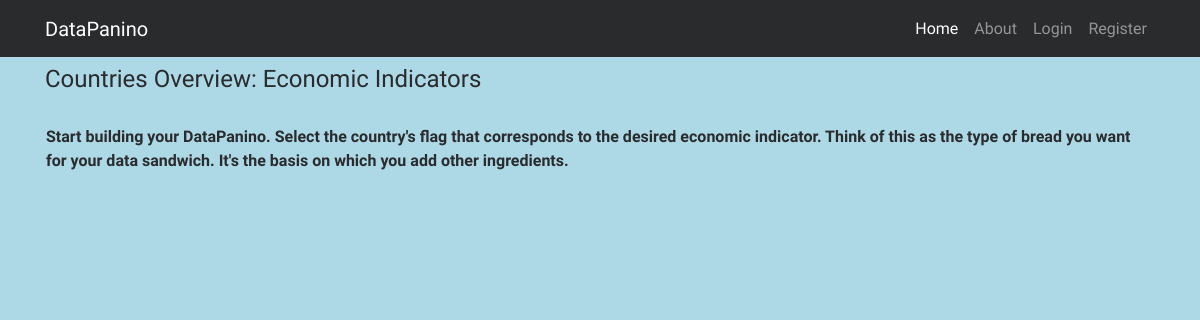
The page /country_overview/ on the database as committed earlier.
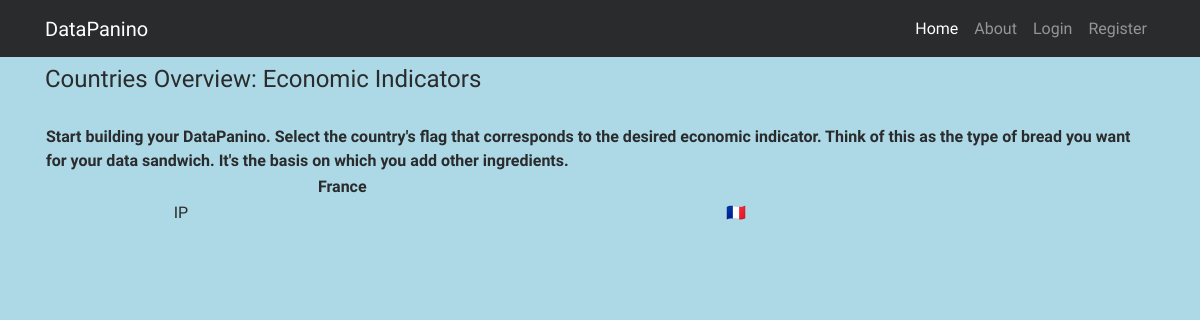
The same page on the database as committed later.
### analytics/models.py (models this page shows, shortened)
class Country(models.Model):
    name = models.CharField(max_length=100)
    slug = models.SlugField(max_length=100)
    code = models.CharField(max_length=2)
    flag = models.CharField(max_length=5, null=True, blank=True)    #TODO: Verify this works; or use a models. structure?
    def __str__(self):
        return self.name

### analytics/views.py (the view)
# urls.py: url(r'^country_overview/$', list_country_composite, name='composite'),  # see 'def list_country_composite in views.
def list_country_composite(request):
    countries = sorted(Country.objects.all(), key=lambda c: c.name)
    composite = set(EconomicSnapshot.objects.all().values_list('country__name', 'type', 'country__flag'))
    indicators = OrderedDict()
    for snapshot in composite:
        indicator = snapshot[1]
        try:
            indicators[indicator].append(snapshot)
        except KeyError:
            indicators[indicator] = [snapshot]  # Def by negation: Finds first instance of loop variable, then repeats.
    ordered_indicators = [(name, sorted(data)) for name, data in indicators.items()]
    context = {'countries': countries,
               'ordered_indicators': ordered_indicators}  # Key: 'ordered_indicators'; only changes the param in the template
    return render(request, "mastergrid.html", context)

### templates/mastergrid.html (shortened to what this page needs)
{% extends "base.html" %}
{% load static %}
{% block content %}
    <table class="table_mastergrid">
	    <thead>
            <tr>
                 <H4>Countries Overview: Economic Indicators</H4><br/>
                <th colspan="8">
                    Start building your DataPanino. Select the country's flag that corresponds to the desired
                    economic indicator.  Think of this as the type of bread you want for your data sandwich.
                    It's the basis on which you add other ingredients.
                </th>
            </tr>
                <tr>
                    <th>
                        <div>&nbsp</div>
                    </th>
                    {% for country in countries %}
                        <th>
                        {{ country|title }}
                        </th>
                    {% endfor %}
		    </tr>
	    </thead>
        {% for indicator_name, data in ordered_indicators %}
            <tr>
                <td>
                    {{ indicator_name }}
                </td>
                {% for country, indicator, flag in data %}
                <td>
                    <a href="/country/{{ country|slugify }}/{{ indicator }}/">{{ flag }}</a>
                </td>
                {% endfor %}
            </tr>
            <tr>
                    <td>
                    </td>
            </tr>
		{% endfor %}
    </table>
{% endblock %}

Rows that differ between the two databases and show on the page:
added Country: name "France"
Other text that changed with them:
new list line: "IP 🇫🇷"
